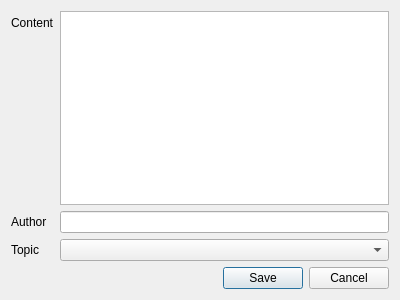
<?xml version="1.0" encoding="UTF-8"?>
<ui version="4.0">
 <class>QuoteDialog</class>
 <widget class="QDialog" name="QuoteDialog">
  <property name="geometry">
   <rect>
    <x>0</x>
    <y>0</y>
    <width>400</width>
    <height>300</height>
   </rect>
  </property>
  <property name="windowTitle">
   <string>Dialog</string>
  </property>
  <layout class="QFormLayout" name="formLayout">
   <item row="0" column="0">
    <widget class="QLabel" name="label_2">
     <property name="text">
      <string>Content</string>
     </property>
    </widget>
   </item>
   <item row="0" column="1">
    <widget class="QTextEdit" name="textEdit"/>
   </item>
   <item row="1" column="0">
    <widget class="QLabel" name="label_3">
     <property name="text">
      <string>Author</string>
     </property>
    </widget>
   </item>
   <item row="1" column="1">
    <widget class="QLineEdit" name="lineEdit"/>
   </item>
   <item row="2" column="0">
    <widget class="QLabel" name="label">
     <property name="text">
      <string>Topic</string>
     </property>
    </widget>
   </item>
   <item row="2" column="1">
    <widget class="QComboBox" name="comboBox"/>
   </item>
   <item row="3" column="0" colspan="2">
    <widget class="QDialogButtonBox" name="buttonBox">
     <property name="orientation">
      <enum>Qt::Horizontal</enum>
     </property>
     <property name="standardButtons">
      <set>QDialogButtonBox::Cancel|QDialogButtonBox::Save</set>
     </property>
    </widget>
   </item>
  </layout>
 </widget>
 <resources/>
 <connections>
  <connection>
   <sender>buttonBox</sender>
   <signal>accepted()</signal>
   <receiver>QuoteDialog</receiver>
   <slot>accept()</slot>
   <hints>
    <hint type="sourcelabel">
     <x>248</x>
     <y>254</y>
    </hint>
    <hint type="destinationlabel">
     <x>157</x>
     <y>274</y>
    </hint>
   </hints>
  </connection>
  <connection>
   <sender>buttonBox</sender>
   <signal>rejected()</signal>
   <receiver>QuoteDialog</receiver>
   <slot>reject()</slot>
   <hints>
    <hint type="sourcelabel">
     <x>316</x>
     <y>260</y>
    </hint>
    <hint type="destinationlabel">
     <x>286</x>
     <y>274</y>
    </hint>
   </hints>
  </connection>
 </connections>
</ui>
